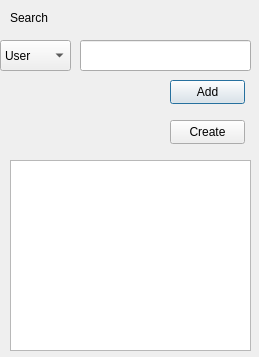
<?xml version="1.0" encoding="UTF-8"?>
<ui version="4.0">
 <class>Add</class>
 <widget class="QDialog" name="Add">
  <property name="geometry">
   <rect>
    <x>0</x>
    <y>0</y>
    <width>259</width>
    <height>357</height>
   </rect>
  </property>
  <property name="minimumSize">
   <size>
    <width>259</width>
    <height>357</height>
   </size>
  </property>
  <property name="maximumSize">
   <size>
    <width>259</width>
    <height>357</height>
   </size>
  </property>
  <property name="windowTitle">
   <string>Add User and Group</string>
  </property>
  <widget class="QLabel" name="label">
   <property name="geometry">
    <rect>
     <x>10</x>
     <y>10</y>
     <width>54</width>
     <height>16</height>
    </rect>
   </property>
   <property name="text">
    <string>Search</string>
   </property>
  </widget>
  <widget class="QLineEdit" name="printId">
   <property name="geometry">
    <rect>
     <x>80</x>
     <y>40</y>
     <width>171</width>
     <height>31</height>
    </rect>
   </property>
  </widget>
  <widget class="QTextEdit" name="Hint1">
   <property name="geometry">
    <rect>
     <x>10</x>
     <y>160</y>
     <width>241</width>
     <height>191</height>
    </rect>
   </property>
  </widget>
  <widget class="QComboBox" name="UserGroup">
   <property name="geometry">
    <rect>
     <x>0</x>
     <y>40</y>
     <width>71</width>
     <height>31</height>
    </rect>
   </property>
   <item>
    <property name="text">
     <string>User</string>
    </property>
   </item>
   <item>
    <property name="text">
     <string>Group</string>
    </property>
   </item>
  </widget>
  <widget class="QPushButton" name="AddButton1">
   <property name="geometry">
    <rect>
     <x>170</x>
     <y>80</y>
     <width>75</width>
     <height>24</height>
    </rect>
   </property>
   <property name="text">
    <string>Add</string>
   </property>
  </widget>
  <widget class="QPushButton" name="createButton1">
   <property name="geometry">
    <rect>
     <x>170</x>
     <y>120</y>
     <width>75</width>
     <height>24</height>
    </rect>
   </property>
   <property name="text">
    <string>Create</string>
   </property>
  </widget>
 </widget>
 <resources/>
 <connections/>
</ui>
